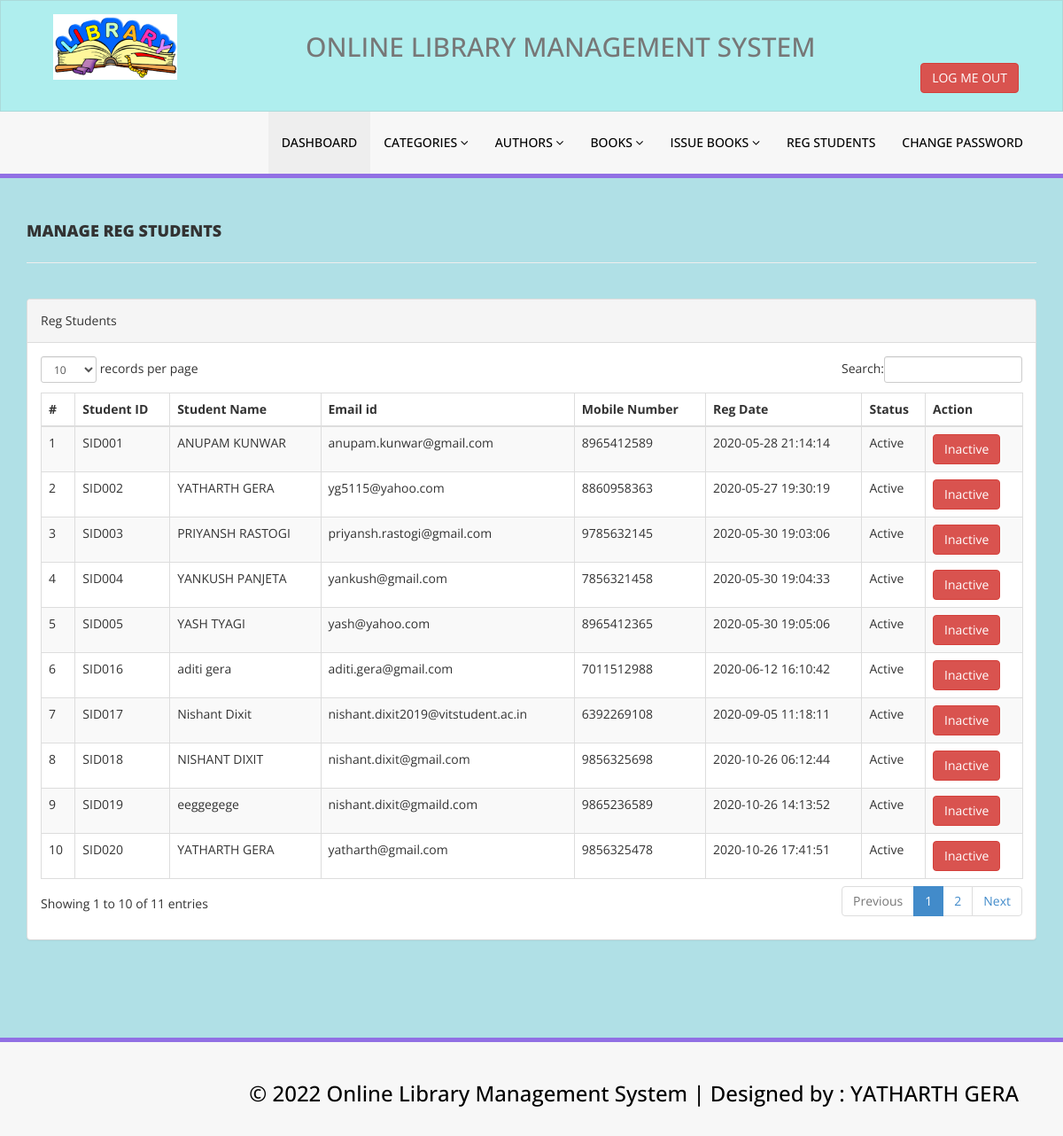
The app's page /admin/reg-students.php (signed in) with its own data.
### tables this page shows
CREATE TABLE `tblstudents` (
  `id` int(11) NOT NULL,
  `StudentId` varchar(100) DEFAULT NULL,
  `FullName` varchar(120) DEFAULT NULL,
  `EmailId` varchar(120) DEFAULT NULL,
  `MobileNumber` char(11) DEFAULT NULL,
  `Password` varchar(120) DEFAULT NULL,
  `Status` int(1) DEFAULT NULL,
  `RegDate` timestamp NULL DEFAULT current_timestamp(),
  `UpdationDate` timestamp NULL DEFAULT NULL ON UPDATE current_timestamp()
);

### admin/reg-students.php (the view, shortened to what this page needs)
<?php
include('includes/config.php');
if(strlen($_SESSION['alogin'])==0)
    {
header('location:index.php');
}
else{
    ?>
<!DOCTYPE html>
<html xmlns="http://www.w3.org/1999/xhtml">
<head>
    <link href="assets/css/bootstrap.css" rel="stylesheet" />
    <link href="assets/css/font-awesome.css" rel="stylesheet" />
    <link href="assets/js/dataTables/dataTables.bootstrap.css" rel="stylesheet" />
    <link href="assets/css/style.css" rel="stylesheet" />
</head>
<body style="background-color:PowderBlue;">
<?php include('includes/header.php');?>
    <div class="content-wrapper">
         <div class="container">
        <div class="row pad-botm">
            <div class="col-md-12">
                <h4 class="header-line">Manage Reg Students</h4>
    </div>
        </div>
            <div class="row">
                <div class="col-md-12">
                    <div class="panel panel-default">
                        <div class="panel-heading">
                          Reg Students
                        </div>
                        <div class="panel-body">
                            <div class="table-responsive">
                                <table class="table table-striped table-bordered table-hover" id="dataTables-example">
                                    <thead>
                                        <tr>
                                            <th>#</th>
                                            <th>Student ID</th>
                                            <th>Student Name</th>
                                            <th>Email id </th>
                                            <th>Mobile Number</th>
                                            <th>Reg Date</th>
                                            <th>Status</th>
                                            <th>Action</th>
                                        </tr>
                                    </thead>
                                    <tbody>
<?php $sql = "SELECT * from tblstudents";
$query = $dbh -> prepare($sql);
$query->execute();
$results=$query->fetchAll(PDO::FETCH_OBJ);
$cnt=1;
if($query->rowCount() > 0)
{
foreach($results as $result)
{               ?>
                                        <tr class="odd gradeX">
                                            <td class="center"><?php echo htmlentities($cnt);?></td>
                                            <td class="center"><?php echo htmlentities($result->StudentId);?></td>
                                            <td class="center"><?php echo htmlentities($result->FullName);?></td>
                                            <td class="center"><?php echo htmlentities($result->EmailId);?></td>
                                            <td class="center"><?php echo htmlentities($result->MobileNumber);?></td>
                                             <td class="center"><?php echo htmlentities($result->RegDate);?></td>
                                            <td class="center"><?php if($result->Status==1)
                                            {
                                                echo htmlentities("Active");
                                            } else {
                                            echo htmlentities("Blocked");
}
                                            ?></td>
                                            <td class="center">
<?php if($result->Status==1)
 {?>
<a href="reg-students.php?inid=<?php echo htmlentities($result->id);?>" onclick="return confirm('Are you sure you want to block this student?');"" >  <button class="btn btn-danger"> Inactive</button>
<?php } else {?>
                                            <a href="reg-students.php?id=<?php echo htmlentities($result->id);?>" onclick="return confirm('Are you sure you want to active this student?');""><button class="btn btn-primary"> Active</button>
                                            <?php } ?>
                                            </td>
                                        </tr>
 <?php $cnt=$cnt+1;}} ?>
                                    </tbody>
                                </table>
                            </div>
                        </div>
                    </div>
                </div>
            </div>
    </div>
    </div>
  <?php include('includes/footer.php');?>
</body>
</html>
<?php } ?>

### admin/assets/css/style.css (style rules this page uses)
.content-wrapper { margin-top: 40px; min-height:800px; padding-bottom:90px; }
.header-line { font-weight:900; padding-bottom:25px; border-bottom:1px solid #eeeeee; text-transform:uppercase; }
.pad-botm { padding-bottom:30px; }

### records on screen
tblstudents: StudentId "SID001", FullName "ANUPAM KUNWAR", EmailId "anupam.kunwar@gmail.com", MobileNumber "8965412589", RegDate "2020-05-28 21:14:14"
tblstudents: StudentId "SID002", FullName "YATHARTH GERA", EmailId "yg5115@yahoo.com", MobileNumber "8860958363", RegDate "2020-05-27 19:30:19"
tblstudents: StudentId "SID003", FullName "PRIYANSH RASTOGI", EmailId "priyansh.rastogi@gmail.com", MobileNumber "9785632145", RegDate "2020-05-30 19:03:06"
tblstudents: StudentId "SID004", FullName "YANKUSH PANJETA", EmailId "yankush@gmail.com", MobileNumber "7856321458", RegDate "2020-05-30 19:04:33"
tblstudents: StudentId "SID005", FullName "YASH TYAGI", EmailId "yash@yahoo.com", MobileNumber "8965412365", RegDate "2020-05-30 19:05:06"
tblstudents: StudentId "SID016", FullName "aditi gera", EmailId "aditi.gera@gmail.com", MobileNumber "7011512988", RegDate "2020-06-12 16:10:42"
tblstudents: StudentId "SID017", FullName "Nishant Dixit", EmailId "nishant.dixit2019@vitstudent.ac.in", MobileNumber "6392269108", RegDate "2020-09-05 11:18:11"
tblstudents: StudentId "SID018", FullName "NISHANT DIXIT", EmailId "nishant.dixit@gmail.com", MobileNumber "9856325698", RegDate "2020-10-26 06:12:44"
tblstudents: StudentId "SID019", FullName "eeggegege", EmailId "nishant.dixit@gmaild.com", MobileNumber "9865236589", RegDate "2020-10-26 14:13:52"
tblstudents: StudentId "SID020", FullName "YATHARTH GERA", EmailId "yatharth@gmail.com", MobileNumber "9856325478", RegDate "2020-10-26 17:41:51"
